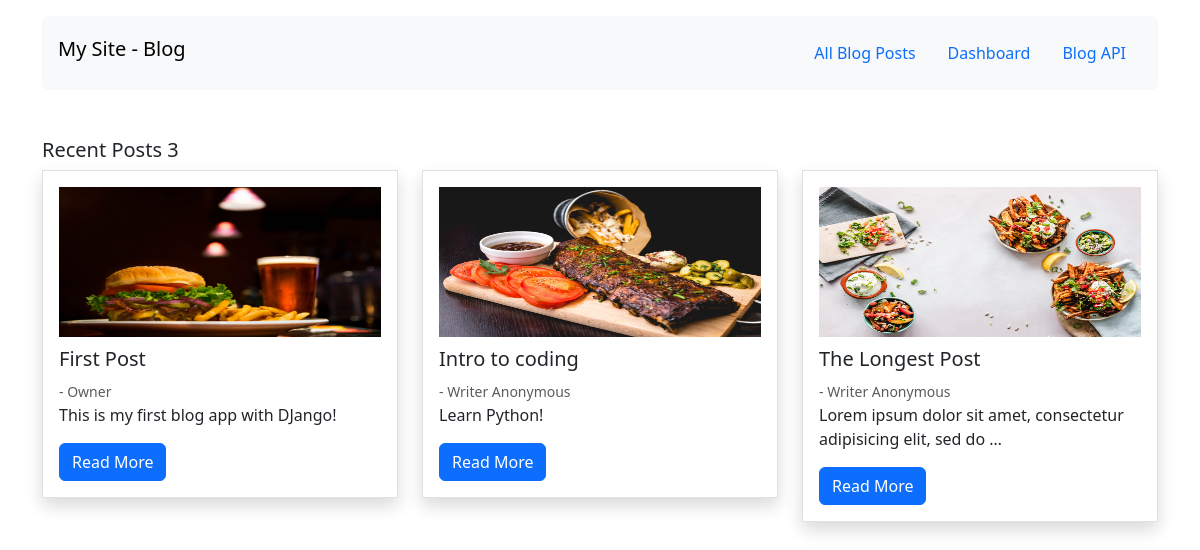
The page / on the database its author committed.
### blog/models.py (models this page shows, shortened)
class BlogPost(models.Model):
	title = models.CharField(max_length=250)
	author = models.ForeignKey(User, on_delete=models.CASCADE)
	published = models.BooleanField(default=False) # in draft by default
	content = models.TextField(blank=True, null=True)
	display_image = models.ImageField(upload_to='blog/images', blank=True, null=True)
	date_created = models.DateTimeField(auto_now=True)
	date_published = models.DateTimeField(blank=True, null=True)

### blog/views.py (the view)
# urls.py: path('', blogpost_list_view, name="home"), # ie blog:home blog/
def blogpost_list_view(request):
	template = 'blog-list.html'
	blogposts = BlogPost.objects.all().exclude(published=False)
	context = {
		'posts': blogposts,
	}
	return render(request, template, context)

### blog/templates/blog-list.html
{% extends 'base.html' %}
{% load humanize %}
{% block content %}
<div class="py-5">
	<h5> Recent Posts  {{ posts.count }} </h5>
	<div class="row">
	{% for post in posts %}
	<div class="col-sm-6 col-lg-4">
		<div class="card-body bg-white rounded-0 p-3 rounded border shadow">
			<div class="post-image">
				<img class="img" src="{{ post.display_image.url }}" />
			</div>
			<div>
				<h5> {{ post.title }} </h5>
				<small class="text-muted"> - {{ post.author.get_full_name|default:post.author|title }} </small>
				<p> {{ post.content|truncatewords:"10" }} </p>
				<a href="{% url 'blog:read' post.title %}" class="btn btn-primary"> Read More </a>
			</div>
		</div>
	</div>
	{% endfor %}
	</div>
</div>
{% endblock content %}

### blog/templates/base.html (shortened to what this page needs)
{% load static %}
<!DOCTYPE html>
<html>
<head>
	<link rel="stylesheet" type="text/css" href="{% static 'css/bootstrap.min.css' %}">
	<link rel="stylesheet" type="text/css" href="{% static 'css/styles.css' %}">
</head>
<body>
	<div class="container pt-3">
		<div class="navbar p-3 bg-light rounded">
			<h5 class="navbar-brand small"> My Site - Blog </h5>
			<ul class=" nav nav-links">
				<li class="nav-item">
					<a class="nav-link" href="{% url 'blog:home' %}"> All Blog Posts </a>
				</li>
				<li class="nav-item">
					<a class="nav-link" href="{% url 'admin:index' %}"> Dashboard </a>
				</li>
				<li class="nav-item">
					<a class="nav-link" href="{% url 'blog:blog_api:home' %}"> Blog API </a>
				</li>
			</ul>
		</div>
		{% block content %}{% endblock content %}
	</div>
</body>
</html>

### blog/static/css/styles.css (style rules this page uses)
.post-image { width: 100%; height: 150px; margin-bottom: 10px; }
.post-image .img { width: 100%; height: 100%; }

### rows shown on the page
BlogPost: display_image (picture), title "First Post", author.get_full_name "Owner", content "This is my first blog app with DJango!"
BlogPost: display_image (picture), title "Intro to coding", author.get_full_name "Writer Anonymous", content "Learn Python!"
BlogPost: display_image (picture), title "The Longest Post", author.get_full_name "Writer Anonymous", content "Lorem ipsum dolor sit amet, consectetur adipisicing elit, sed do …"

### other values the page prints
{{ posts.count }} "3"
